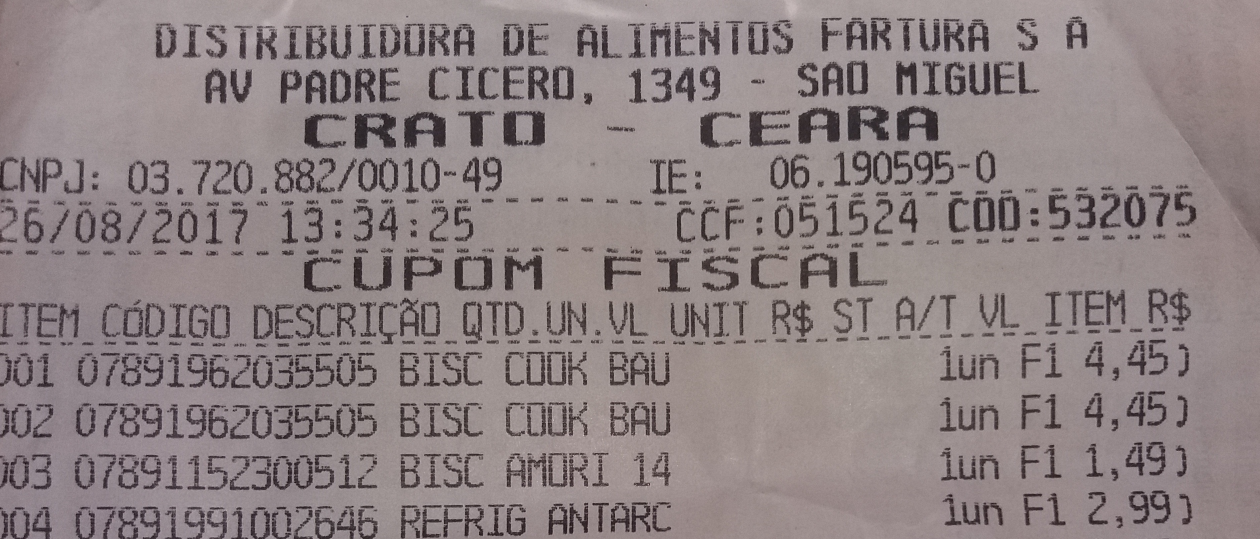
#> input picture images/note_3.jpg, 2519 x 1078 px (shown at 1/2 size)
$ python template_match.py
#> lines starting #> are read from the running program, lines starting #| are printed output that depends on the picture
import cv2
import imutils
import numpy as np
from matplotlib import pyplot as plt

img = cv2.imread('images/note_3.jpg',0)
#> img: shape (1078, 2519); min 3, max 220, mean 133.4
img = imutils.resize(img, width=600)
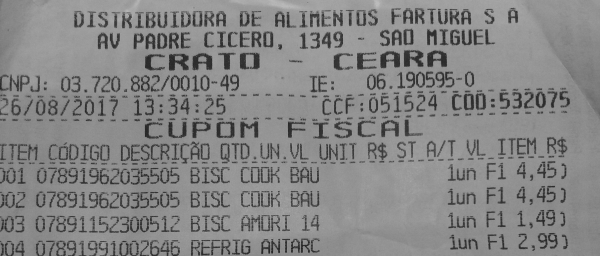
#> img: shape (256, 600); min 35, max 188, mean 133.4
img2 = img.copy()
template = cv2.imread('images/note_template.jpg',0)
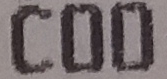
#> input picture images/note_template.jpg, 167 x 79 px
#> template: shape (79, 167); min 23, max 169, mean 110.7
w, h = template.shape[::-1]
#> w = 167; h = 79

# All the 6 methods for comparison in a list
methods = ['cv2.TM_CCOEFF', 'cv2.TM_CCOEFF_NORMED', 'cv2.TM_CCORR',
            'cv2.TM_CCORR_NORMED', 'cv2.TM_SQDIFF', 'cv2.TM_SQDIFF_NORMED']

for meth in methods:
    img = img2.copy()
    method = eval(meth)

    # Apply template Matching
    res = cv2.matchTemplate(img,template,method)
    min_val, max_val, min_loc, max_loc = cv2.minMaxLoc(res)

    # If the method is TM_SQDIFF or TM_SQDIFF_NORMED, take minimum
    if method in [cv2.TM_SQDIFF, cv2.TM_SQDIFF_NORMED]:
        top_left = min_loc
    else:
        top_left = max_loc
    bottom_right = (top_left[0] + w, top_left[1] + h)

    cv2.rectangle(img,top_left, bottom_right, 255, 2)

    plt.subplot(121),plt.imshow(res,cmap = 'gray')
    plt.title('Matching Result'), plt.xticks([]), plt.yticks([])
    plt.subplot(122),plt.imshow(img,cmap = 'gray')
    plt.title('Detected Point'), plt.xticks([]), plt.yticks([])
    plt.suptitle(meth)

    plt.show()
#> this loop made 6 passes
#> (min_val, max_val, min_loc, top_left, bottom_right) on passes 1 to 4: (-2705647.2, 3504292.2, (88, 175), (81, 28), (248, 107)), (-0.165, 0.186, (88, 175), (430, 132), (597, 211)), (177813024, 211617632, (12, 145), (319, 162), (486, 241)), (0.89, 0.932, (147, 20), (430, 132), (597, 211))
#> (min_val, max_val, max_loc, top_left, bottom_right) on passes 5 to 6: (31683552, 51354528, (200, 19), (0, 137), (167, 216)), (0.157, 0.236, (147, 21), (430, 133), (597, 212))
#> pass 1, `res = cv2.matchTemplate(img,template,method)`:
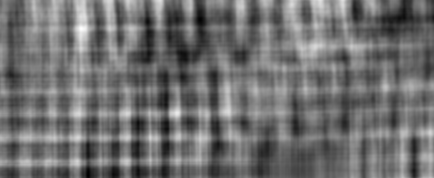
#> res: shape (178, 434) float32; min -2705647.2, max 3504292.2, mean 1515.1; drawn with min black and max white
#> pass 1, `plt.show()`:
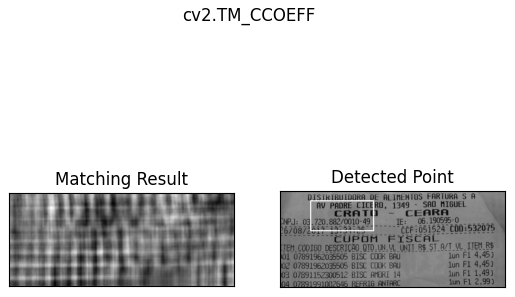
#> figure drawn by matplotlib, 2 panels
#> pass 2, `res = cv2.matchTemplate(img,template,method)`:
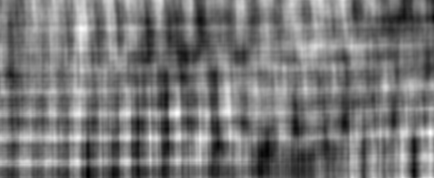
#> res: shape (178, 434) float32; min -0.165, max 0.186, mean -0.00128; drawn with min black and max white
#> pass 3, `res = cv2.matchTemplate(img,template,method)`:
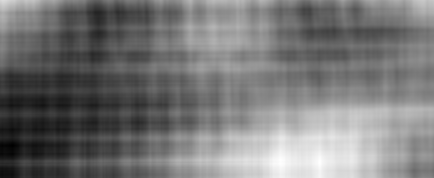
#> res: shape (178, 434) float32; min 177813024, max 211617632, mean 193654528; drawn with min black and max white
#> after the loop:
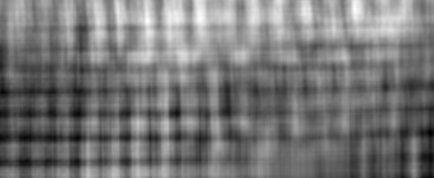
#> res: shape (178, 434) float32; min 0.157, max 0.236, mean 0.194; drawn with min black and max white
